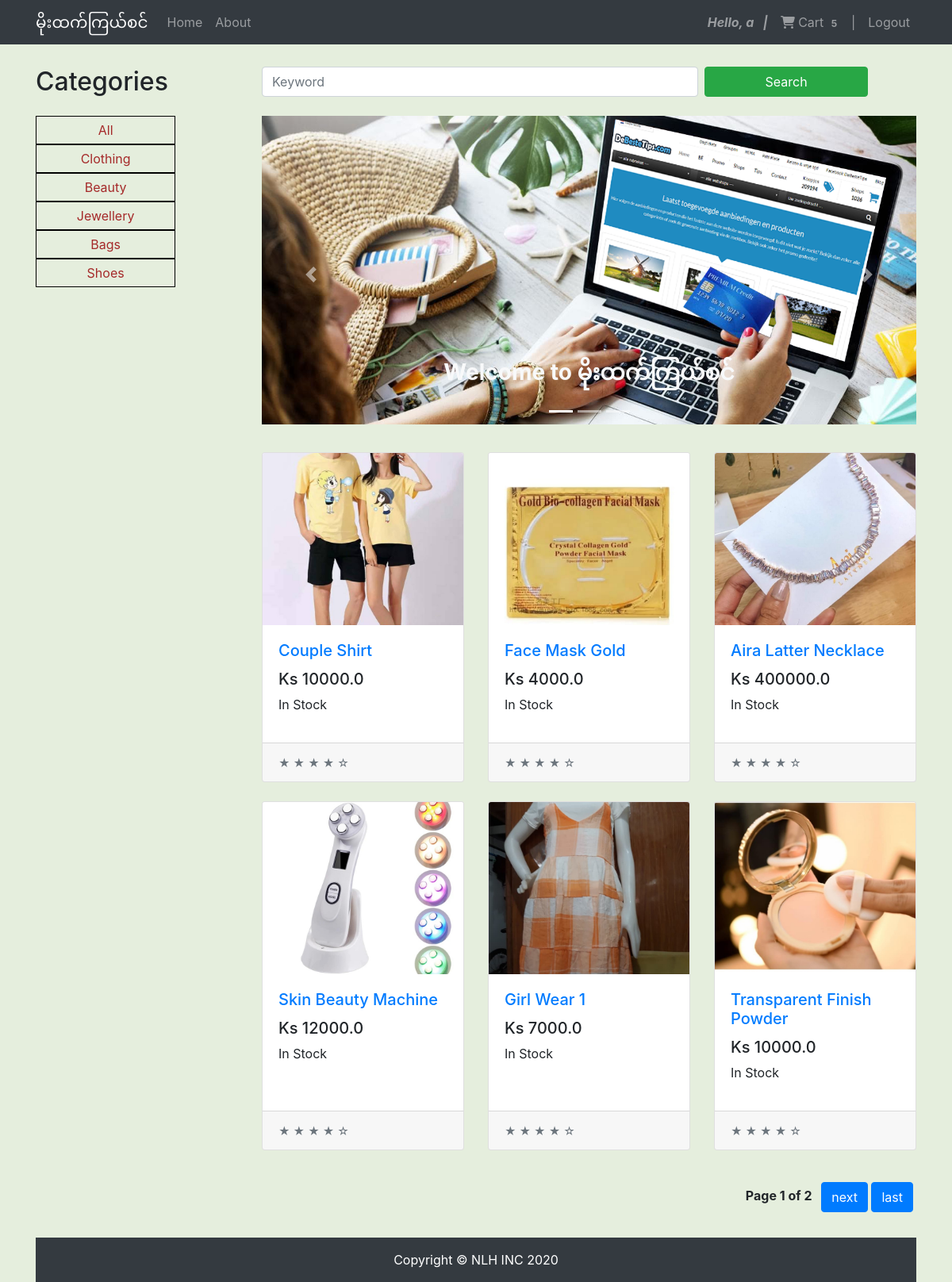
Screenshot of / (signed in) with the database file from the repository.
### core/models.py (models this page shows, shortened)
class Order(models.Model):
    user = models.ForeignKey(settings.AUTH_USER_MODEL,
                             on_delete=models.CASCADE)
    ref_code = models.CharField(max_length=20, blank=True, null=True)
    items = models.ManyToManyField(OrderItem)
    start_date = models.DateTimeField(auto_now_add=True)
    ordered_date = models.DateTimeField()
    ordered = models.BooleanField(default=False)

class Item(models.Model):
    name = models.CharField(max_length=200)
    price = models.FloatField()
    category = models.CharField(choices=CategoryChoice.choices, max_length=20)
    gender = models.CharField(
        choices=GenderChoice.choices,
        max_length=20,
        default='both',
        null=True
    )
    stock = models.IntegerField()
    description = models.TextField()
    image = ResizedImageField(
        size=[700, 600],
        quality=99,
        crop=['middle', 'center'],
        upload_to='images'
    )
    slug = models.SlugField(null=False, unique=True)
    rating = models.CharField(
        choices=RatingChoice.choices,
        max_length=20,
        null=True
    )
    def get_absolute_url(self):
        return reverse("core:item", kwargs={
            'slug': self.slug
        })
    def check_stock(self):
        if self.stock > 0:
            isInStock = 'In Stock'
        else:
            isInStock = 'Out Of Stock'
        return isInStock

### core/views.py (the view)
# urls.py: path('', HomeListView.as_view(), name='home'),
class HomeListView(ListView):
    model = Item
    paginate_by = 6
    template_name = "index.html"
    def get_context_data(self, **kwargs):
        context = super().get_context_data(**kwargs)
        context['categories'] = CategoryChoice.values
        context['displayCarousel'] = True
        return context

### core/templatetags/home_tags.py (called while the page is built)
@register.filter
def cart_item_count(user):
    if user.is_authenticated:
        qs = Order.objects.filter(user=user, ordered=False)
        if qs.exists():
            return qs[0].items.count()
    return 0

### core/templates/index.html (shortened to what this page needs)
{% extends 'base.html' %}
{% load static %}
{% block content %}
<div class="row">
  <div class="col-lg-3">
    <h2 class="my-4">Categories</h2>
    <div class="nav col-lg-9">
      <a href="{% url 'core:home' %}" class="my-cat-nav col-lg-12 col-md-2 col-sm-12">All</a>
      {% for cat in categories %}
      <a href="{% url 'core:homeByCategory' category=cat %}" class="my-cat-nav col-lg-12 col-md-2 col-sm-12">{{cat}}</a>
      {% endfor %}
    </div>
  </div>
  <div class="col-lg-9">
    <form class="form-inline mt-4 my-2">
      <input class="form-control mr-sm-2  col-lg-8 col-md-8 col-sm-8 col-8" type="search" placeholder="Keyword"
        aria-label="Search">
      <button class="btn btn-success my-2 my-sm-0 col-lg-3 col-md-3 col-sm-3 col-3" type="submit">Search</button>
    </form>
    {% if page_obj.number == 1 and displayCarousel %}
    <div id="carouselExampleIndicators" class="carousel slide my-4" data-ride="carousel">
      <ol class="carousel-indicators">
        <li data-target="#carouselExampleIndicators" data-slide-to="0" class="active"></li>
        <li data-target="#carouselExampleIndicators" data-slide-to="1"></li>
        <li data-target="#carouselExampleIndicators" data-slide-to="2"></li>
      </ol>
      <div class="carousel-inner" role="listbox" style="height: 400px;">
        <div class="carousel-item active">
          <img class="d-block img-fluid" src="{% static 'images/os1.png' %}" alt="First slide">
          <div class="carousel-caption d-none d-md-block">
            <h3 class="font-weight-bolder text-light">Welcome to မိုးထက်ကြယ်စင်</h3>
          </div>
        </div>
      </div>
      <a class="carousel-control-prev" href="#carouselExampleIndicators" role="button" data-slide="prev">
        <span class="carousel-control-prev-icon" aria-hidden="true"></span>
      </a>
      <a class="carousel-control-next" href="#carouselExampleIndicators" role="button" data-slide="next">
        <span class="carousel-control-next-icon" aria-hidden="true"></span>
      </a>
    </div>
    {% endif %}
    <div class="row mt-4">
      {% for item in item_list %}
      <div class="col-lg-4 col-md-6 mb-4">
        <div class="card h-100">
          <a href="{{ item.get_absolute_url }}"><img class="card-img-top" src="{{ item.image.url }}" alt="No Image"></a>
          <div class="card-body">
            <h5 class="card-title"><a href="{{ item.get_absolute_url }}">{{ item.name }}</a></h5>
            <h5>Ks {{ item.price }}</h5>
            <p>{{ item.check_stock }}</p>
          </div>
          <div class="card-footer">
            <small class="text-muted">&#9733; &#9733; &#9733; &#9733; &#9734;</small>
          </div>
        </div>
      </div>
      {% endfor %}
    </div>
    {% if page_obj.has_other_pages %}
    <div class="my-pagination my-3 mr-1 d-flex flex-row-reverse">
      <div class="step-links">
        <span class="current font-weight-bold mr-2">
          Page {{ page_obj.number }} of {{ page_obj.paginator.num_pages }}
        </span>
        {% if page_obj.has_next %}
        <a class="btn btn-primary" href="?page={{ page_obj.next_page_number }}">next</a>
        <a class="btn btn-primary" href="?page={{ page_obj.paginator.num_pages }}">last</a>
        {% endif %}
      </div>
    </div>
    {% endif %}
  </div>
  {% endblock %}

### core/templates/base.html (shortened to what this page needs)
<!DOCTYPE html>
{% load static %}
{% load home_tags %}
<html lang="en">
<head>
  <link href="{% static 'css/mystyle.css' %}" rel="stylesheet">
  <link href="{% static 'bootstrap/css/bootstrap.min.css' %}" rel="stylesheet">
</head>
<body style="padding-top: 60px; background-color: rgb(229, 238, 221);">
  <nav class="navbar navbar-expand-lg navbar-dark bg-dark fixed-top">
    <div class="container">
      <a class="navbar-brand" href="{% url 'core:home' %}">မိုးထက်ကြယ်စင်</a>
      <div class="collapse navbar-collapse" id="navbarResponsive">
        <ul class="navbar-nav">
          <li class="nav-item"><a class="nav-link" href="{% url 'core:home' %}">Home</a></li>
          <li class="nav-item"><a class="nav-link" href="{% url 'core:about' %}">About</a></li>
        </ul>
        <ul class="navbar-nav ml-auto">
          {% if user.is_authenticated %}
          <li class="nav-item">
            <a class="nav-link navbar-text font-italic font-weight-bolder"
              href="{% url 'core:profile' username=user.username %}">
              Hello, {{ user.username }} &nbsp; |
            </a>
          </li>
          <li class="nav-item">
            <a href="{% url 'core:order-summary' %}" class="nav-link waves-effect">
              <i class="fas fa-shopping-cart"></i>
              <span class="clearfix d-none d-sm-inline-block"> Cart </span>
              <span class="badge red z-depth-1 mr-1"> {{ user|cart_item_count }}</span>
              &nbsp;|
            </a>
          </li>
          <li class="nav-item"><a class="nav-link" href="{% url 'core:logout' %}">Logout</a></li>
          {% else %}
          <li class="nav-item"><a class="nav-link" href="{% url 'core:register' %}">Register</a></li>
          <li class="nav-item"><a class="nav-link" href="{% url 'core:login' %}">Login</a></li>
          {% endif %}
        </ul>
      </div>
    </div>
  </nav>
  <div class="container">
    {% block content %}
    {% endblock %}
  </div>
  <footer class="mt-3 py-3 bg-dark">
    <div class="container">
      <p class="m-0 text-center text-white">Copyright &copy; NLH INC 2020</p>
    </div>
  </footer>
</body>
</html>

### static/css/mystyle.css (style rules this page uses)
.my-cat-nav { border: 1px solid black; text-align: center; padding: 5px; }
.nav a { color: brown; text-decoration: none !important; }
.my-pagination a { color: white; text-decoration: none !important; }

### rows the page displays
Item: image (picture), name "Couple Shirt", price "10000.0", check_stock "In Stock"
Item: image (picture), name "Face Mask Gold", price "4000.0", check_stock "In Stock"
Item: image (picture), name "Aira Latter Necklace", price "400000.0", check_stock "In Stock"
Item: image (picture), name "Skin Beauty Machine", price "12000.0", check_stock "In Stock"
Item: image (picture), name "Girl Wear 1", price "7000.0", check_stock "In Stock"
Item: image (picture), name "Transparent Finish Powder", price "10000.0", check_stock "In Stock"

### other values shown
{{ user.username }} "a"
{{ user|cart_item_count }} "5"
{{ cat }} "Clothing" "Beauty" "Jewellery" "Bags" "Shoes"
{{ page_obj.number }} "1"
{{ page_obj.paginator.num_pages }} "2"
